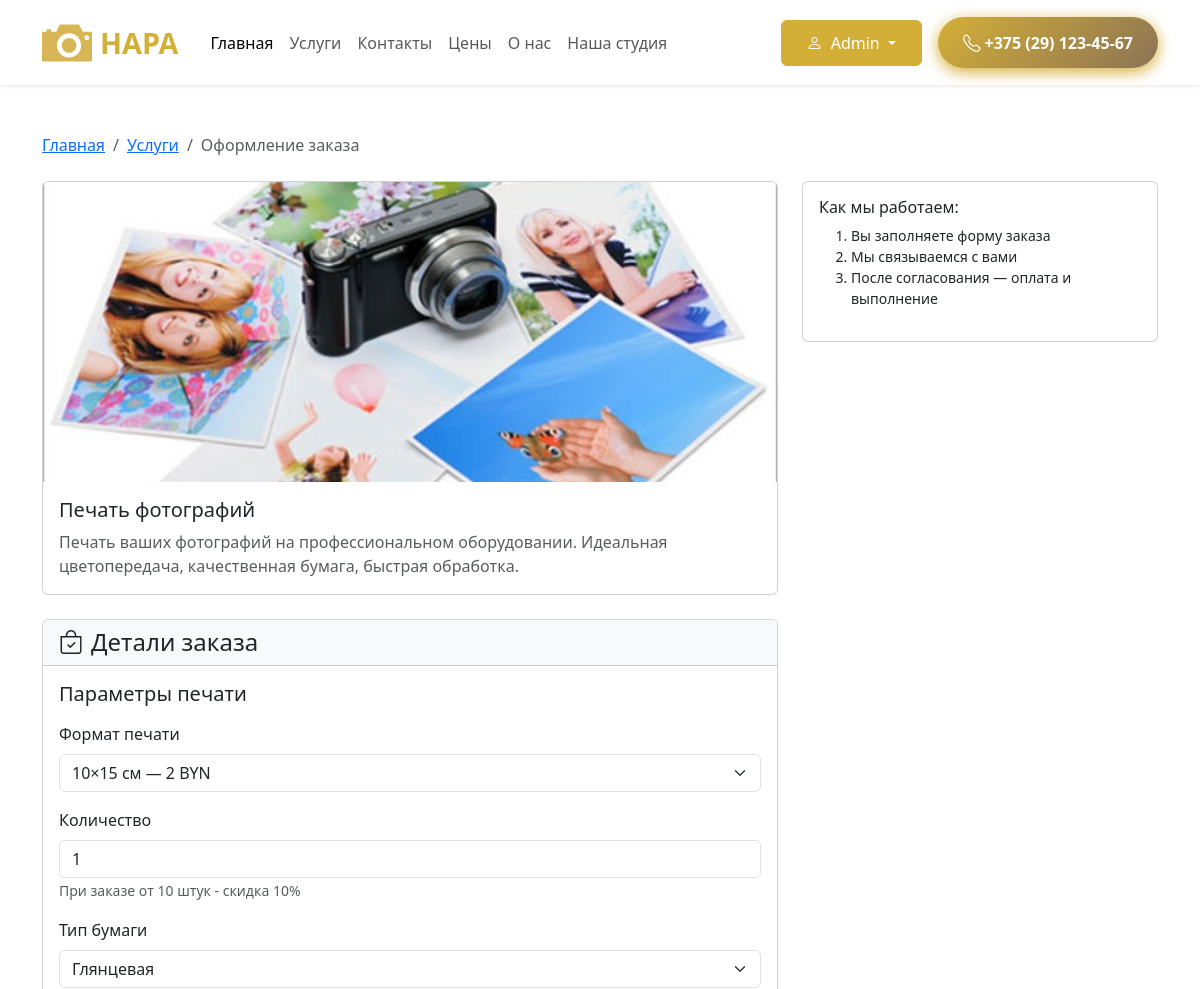
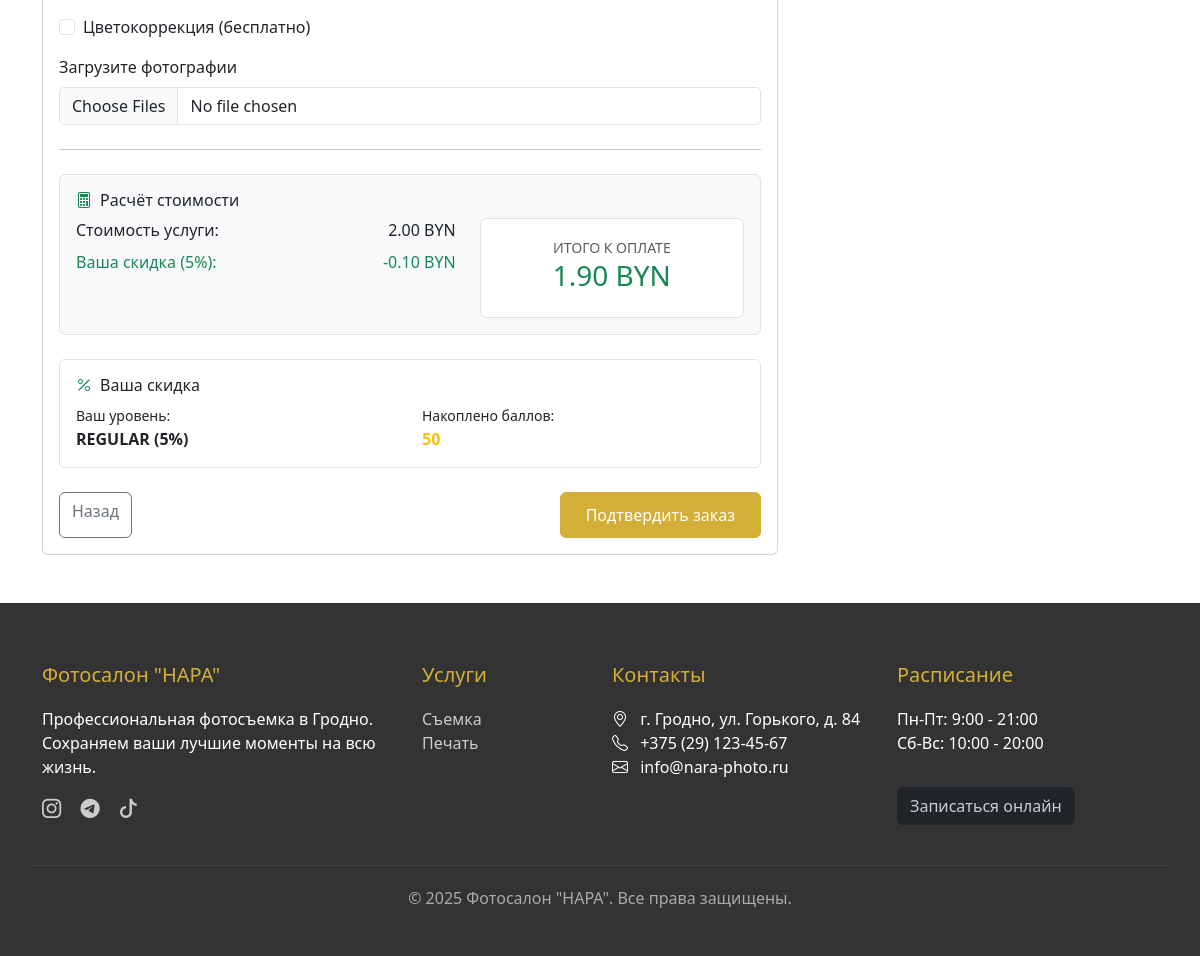
Page /order/create/1 (signed in) on the committed database (2 pictures, top to bottom).
### models.py (models this page shows, shortened)
class User(UserMixin, db.Model):
    __tablename__ = 'users'
    id = db.Column(db.Integer, primary_key=True)
    username = db.Column(db.String(64))
    email = db.Column(db.String(120), unique=True, nullable=False)
    password_hash = db.Column(db.String(256))
    first_name = db.Column(db.String(64))
    last_name = db.Column(db.String(64))
    phone = db.Column(db.String(20))
    created_at = db.Column(db.DateTime, default=datetime.now)
    is_active = db.Column(db.Boolean, default=True)
    is_admin = db.Column(db.Boolean, default=False)
    loyalty_points = db.Column(db.Integer, default=0)
    total_spent = db.Column(db.Float, default=0.0)
    loyalty_level = db.Column(db.String(20), default='regular')  # regular, silver, gold
    def get_discount_percent(self):
        if self.loyalty_level == 'gold':
            return 15
        elif self.loyalty_level == 'silver':
            return 10
        elif self.loyalty_level == 'regular':
            return 5  # минимальная скидка для всех
        return 0
    def can_use_points(self):
        return self.loyalty_points >= 100  # можно использовать от 100 баллов

class Service(db.Model):
    __tablename__ = 'services'
    id = db.Column(db.Integer, primary_key=True)
    title = db.Column(db.String(100), nullable=False)
    category = db.Column(db.String(50), nullable=False)  # 'printing', 'photo_session', 'special_offers'
    subcategory = db.Column(db.String(50))  # Для дополнительной фильтрации
    price_from = db.Column(db.String(20))
    price_period = db.Column(db.String(50))
    image_url = db.Column(db.String(200))
    features = db.Column(db.Text)
    description = db.Column(db.Text)
    order_button_text = db.Column(db.String(50), default="Заказать")
    is_popular = db.Column(db.Boolean, default=False)
    price_value = db.Column(db.Float)  # Для сортировки по цене
    created_at = db.Column(db.DateTime, default=datetime.now)

### app.py (the view, shortened to what this page needs)
@app.route("/order/create/<int:service_id>", methods=["GET", "POST"])
@login_required
def create_order(service_id):
    service = Service.query.get_or_404(service_id)
    existing_order = Order.query.filter_by(
        user_id=current_user.id, service_id=service_id, status="pending"
    ).first()
    if existing_order:
        flash("Вы уже заказали эту услугу!", "info")
        return redirect(url_for("profile"))
    original_price = service.price_value if service.price_value else 0
    discount_percent = current_user.get_discount_percent()
    discount_amount = original_price * (discount_percent / 100)
    price_with_discount = original_price - discount_amount
    return render_template(
        "create_order_dynamic.html",
        service=service,
        original_price=original_price,
        discount_percent=discount_percent,
        discount_amount=discount_amount,
        price_with_discount=price_with_discount,
    )

### templates/create_order_dynamic.html (shortened to what this page needs)
{% extends 'base.html' %}
{% block main %}
<section class="py-5">
    <div class="container">
        <nav aria-label="breadcrumb" class="mb-4">
            <ol class="breadcrumb">
                <li class="breadcrumb-item"><a href="{{ url_for('index') }}">Главная</a></li>
                <li class="breadcrumb-item"><a href="{{ url_for('price') }}">Услуги</a></li>
                <li class="breadcrumb-item active">Оформление заказа</li>
            </ol>
        </nav>
        <div class="row">
            <div class="col-lg-8">
                <div class="card mb-4">
                    <img src="{{ url_for('static', filename=service.image_url) }}"
                         alt="{{ service.title }}"
                         class="card-img-top"
                         style="max-height: 300px; object-fit: cover;">
                    <div class="card-body">
                        <h5 class="card-title">{{ service.title }}</h5>
                        <p class="card-text text-muted">{{ service.description|truncate(150) }}</p>
                    </div>
                </div>
                <div class="card">
                    <div class="card-header bg-light">
                        <h4 class="card-title mb-0">
                            <i class="bi bi-bag-check me-2"></i>Детали заказа
                        </h4>
                    </div>
                    <div class="card-body">
                        <form method="POST" enctype="multipart/form-data" id="orderForm">
                            {% if service.category == 'printing' %}
                                <h5 class="mb-3">Параметры печати</h5>
                                <div class="mb-3">
                                    <label class="form-label">Формат печати</label>
                                    <select name="size" class="form-select" data-calc="true" required>
                                        <option value="10x15" data-price="2">10×15 см — 2 BYN</option>
                                    </select>
                                </div>
                                <div class="mb-3">
                                    <label class="form-label">Количество</label>
                                    <input type="number" name="quantity" class="form-control" min="1" value="1" data-calc="true" required>
                                    <small class="text-muted">При заказе от 10 штук - скидка 10%</small>
                                </div>
                                <div class="mb-3">
                                    <label class="form-label">Тип бумаги</label>
                                    <select name="paper_type" class="form-select">
                                        <option value="glossy">Глянцевая</option>
                                    </select>
                                </div>
                                <div class="mb-3 form-check">
                                    <input type="checkbox" name="color_correction" class="form-check-input">
                                    <label class="form-check-label">Цветокоррекция (бесплатно)</label>
                                </div>
                                <div class="mb-3">
                                    <label class="form-label">Загрузите фотографии</label>
                                    <input type="file" name="photos" class="form-control" multiple accept="image/*" required>
                                </div>
                            {% endif %}
                            <hr class="my-4">
                            <div class="mb-4 p-3 border rounded bg-light">
                                <h6><i class="bi bi-calculator me-2 text-success"></i>Расчёт стоимости</h6>
                                <div class="row">
                                    <div class="col-md-7">
                                        <div class="d-flex justify-content-between mb-2">
                                            <span>Стоимость услуги:</span>
                                            <span id="price_display">{{ "%.2f"|format(original_price) }} BYN</span>
                                        </div>
                                        <div class="d-flex justify-content-between mb-2 text-success">
                                            <span>Ваша скидка ({{ discount_percent }}%):</span>
                                            <span>-<span id="discount_amount_display">{{ "%.2f"|format(discount_amount) }}</span> BYN</span>
                                        </div>
                                    </div>
                                    <div class="col-md-5">
                                        <div class="text-center p-3 border rounded bg-white">
                                            <small class="text-muted">ИТОГО К ОПЛАТЕ</small>
                                            <div class="h3 text-success" id="final_price_display">
                                            </div>
                                        </div>
                                    </div>
                                </div>
                            </div>
                            <div class="mb-4 p-3 border rounded">
                                <h6><i class="bi bi-percent me-2 text-success"></i>Ваша скидка</h6>
                                <div class="row">
                                    <div class="col-6">
                                        <small>Ваш уровень:</small>
                                        <div class="fw-bold">
                                            {% if current_user.loyalty_level == 'gold' %}GOLD (15%)
                                            {% elif current_user.loyalty_level == 'silver' %}SILVER (10%)
                                            {% else %}REGULAR (5%){% endif %}
                                        </div>
                                    </div>
                                    <div class="col-6">
                                        <small>Накоплено баллов:</small>
                                        <div class="fw-bold text-warning">{{ current_user.loyalty_points }}</div>
                                    </div>
                                </div>
                            </div>
                            <div class="d-flex justify-content-between">
                                <a href="{{ url_for('price') }}" class="btn btn-outline-secondary">Назад</a>
                                <button type="submit" class="btn btn-primary-custom">Подтвердить заказ</button>
                            </div>
                        </form>
                    </div>
                </div>
            </div>
            <div class="col-lg-4">
                <div class="card">
                    <div class="card-body">
                        <h6>Как мы работаем:</h6>
                        <ol class="small">
                            <li>Вы заполняете форму заказа</li>
                            <li>Мы связываемся с вами</li>
                            <li>После согласования — оплата и выполнение</li>
                        </ol>
                    </div>
                </div>
            </div>
        </div>
    </div>
</section>
{% endblock %}

### templates/base.html (shortened to what this page needs)
<!doctype html>
<html lang="ru">
  <head>
    <link
      rel="stylesheet"
      href="{{ url_for('static', filename='css/bootstrap.min.css') }}"
    />
    <link
      rel="stylesheet"
      href="{{ url_for('static', filename='css/bootstrap-icons.css') }}"
    />
    <link
      rel="stylesheet"
      href="{{ url_for('static', filename='css/style.css') }}"
    />
  </head>
  <body>
    <nav
      class="navbar navbar-expand-lg navbar-light bg-white sticky-top shadow-sm"
    >
      <div class="container">
        <a
          class="navbar-brand d-flex justify-content-between align-items-center"
          href="{{ url_for('index') }}"
        >
          <img
            src="{{ url_for('static', filename='images/icon.svg') }}"
            alt="Иконка камеры"
            width="50"
            height="50"
            class="icon-custom"
          />
          <span class="m-2">НАРА</span>
        </a>
        <div class="collapse navbar-collapse" id="navbarNav">
          <ul class="navbar-nav me-auto">
            <li class="nav-item">
              <a class="nav-link active" href="{{ url_for('index') }}"
                >Главная</a
              >
            </li>
            <li class="nav-item">
              <a class="nav-link" href="{{ url_for('index') }}#services"
                >Услуги</a
              >
            </li>
            <li class="nav-item">
              <a class="nav-link" href="{{ url_for('index') }}#contact"
                >Контакты</a
              >
            </li>
            <li class="nav-item">
              <a class="nav-link" href="{{ url_for('price') }}">Цены</a>
            </li>
            <li class="nav-item">
              <a class="nav-link" href="{{ url_for('about') }}">О нас</a>
            </li>
            <li class="nav-item">
              <a class="nav-link" href="{{ url_for('studio') }}">Наша студия</a>
            </li>
          </ul>
          <div class="d-flex align-items-center">
            {% if current_user.is_authenticated %}
            <div class="dropdown mx-3">
              <button
                class="btn btn-primary-custom dropdown-toggle"
                type="button"
                data-bs-toggle="dropdown"
              >
                <i class="bi bi-person me-1"></i>
                {% if current_user.first_name %} {{ current_user.first_name }}
                {% else %} {{ current_user.username }} {% endif %}
              </button>
            </div>
            {% endif %}
            <a href="tel:+375291234567" class="btn btn-phone ">
              <i class="bi bi-telephone me-1"></i>+375 (29) 123-45-67
            </a>
          </div>
        </div>
      </div>
    </nav>
  {% block main %}{% endblock %}
    <div class="toast-container position-fixed bottom-0 end-0 p-3">
    </div>
    <footer class="footer">
      <div class="container">
        <div class="row g-4">
          <div class="col-md-6 col-lg-4">
            <h5>Фотосалон "НАРА"</h5>
            <p>
              Профессиональная фотосъемка в Гродно. Сохраняем ваши лучшие
              моменты на всю жизнь.
            </p>
            <div class="social-icons">
              <a href="#"><i class="bi bi-instagram"></i></a>
              <a href="#"><i class="bi bi-telegram"></i></a>
              <a href="#"><i class="bi bi-tiktok"></i></a>
            </div>
          </div>
          <div class="col-md-6 col-lg-2">
            <h5>Услуги</h5>
            <ul class="list-unstyled">
              <li><a href="{{ url_for('index') }}#contact">Съемка</a></li>
              <li><a href="{{ url_for('index') }}#contact">Печать</a></li>
            </ul>
          </div>
          <div class="col-md-6 col-lg-3">
            <h5>Контакты</h5>
            <ul class="list-unstyled">
              <li>
                <i class="bi bi-geo-alt me-2"></i> г. Гродно, ул. Горького, д.
                84
              </li>
              <li><i class="bi bi-telephone me-2"></i> +375 (29) 123-45-67</li>
              <li><i class="bi bi-envelope me-2"></i> info@nara-photo.ru</li>
            </ul>
          </div>
          <div class="col-md-6 col-lg-3">
            <h5>Расписание</h5>
            <ul class="list-unstyled">
              <li>Пн-Пт: 9:00 - 21:00</li>
              <li>Сб-Вс: 10:00 - 20:00</li>
            </ul>
            <a href="{{ url_for('index') }}#contact" class="btn btn-dark mt-3"
              >Записаться онлайн</a
            >
          </div>
        </div>
        <div class="row">
          <div class="col copyright">
            <p>&copy; 2025 Фотосалон "НАРА". Все права защищены.</p>
          </div>
        </div>
      </div>
    </footer>
  </body>
</html>

### rows in the picture
User: first_name "Admin", loyalty_points "50"
Service: image_url (picture), title "Печать фотографий", description "Печать ваших фотографий на профессиональном оборудовании. Идеальная цветопередача, качественная бумага, быстрая обработка."

### other values in the picture
{{ discount_percent }} "5"
{{ "%.2f"|format(discount_amount) }} "0.10"
